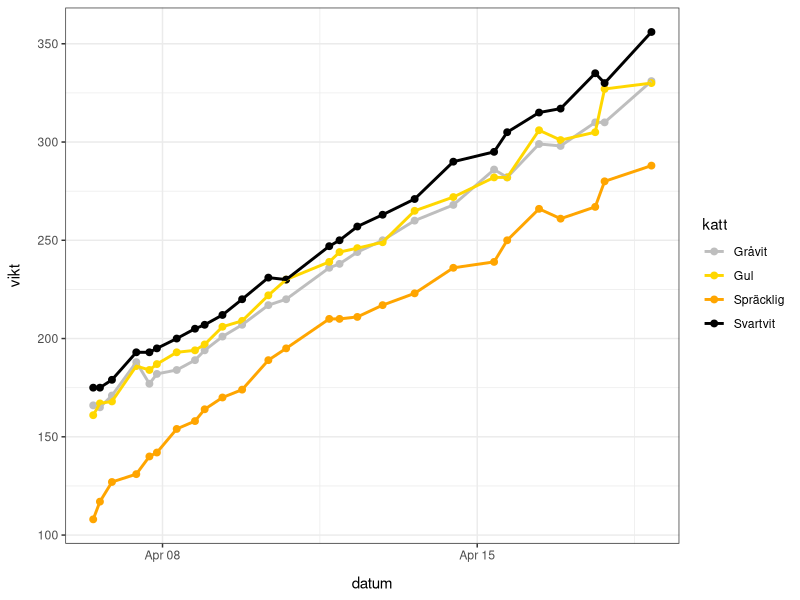
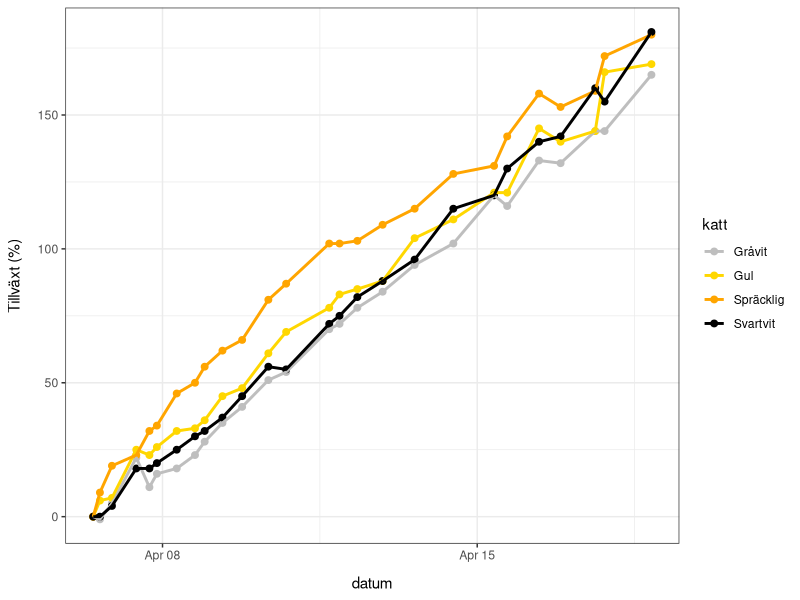

Generate these figures, in order, with R:
## ---- chunk 1
#| echo: false
# Load packages.
r.packages <- 
  "readxl dplyr tidyr ggplot2 viridis RColorBrewer ggthemes"

import <- function(x)
 x |> trimws() |> strsplit("\\s+") |> unlist() |>
  lapply(function(x) library(x, character.only = TRUE)) |>
  invisible() |> 
  suppressWarnings() |> 
  suppressMessages()

r.packages |> import()
## ---- chunk 2
#| echo: false
#| WARNING: FALSE
# read data

data<- read_xlsx(path="kattungar.xlsx", col_names = TRUE) |> 
  rename(Svartvit = SV, Gråvit = GV, Spräcklig = Sp, Gul = G) 


data_long<- data |> select("Svartvit","Gråvit","Spräcklig","Gul", "datum") |> 
  gather(key = "katt", value = "vikt", c("Svartvit","Gråvit","Spräcklig","Gul")) |>
  arrange(katt, datum) |>
  group_by(katt) |>
  mutate(tillväxt = vikt - first(vikt)) |>
  ungroup()

## ---- chunk 3
#| echo: FALSE

colorset<- c("Svartvit" = "black",
             "Gråvit"="grey",
             "Spräcklig"="orange", 
             "Gul" = "gold1")
ggplot(data=data_long, aes(x=datum, y=vikt, color=katt)) +
    geom_point(stat="identity", size = 2) +
    geom_line(linewidth = 1) + 
    scale_color_manual(values = colorset) +
    theme_bw() + 
    theme(axis.title.y = element_text(margin = margin(t = 0, r = 10, b = 0, l = 0)),
            axis.title.x = element_text(margin = margin(t = 10, r = 0, b = 0, l = 0)))

ggplot(data=data_long, aes(x=datum, y=tillväxt, color=katt)) +
    geom_point(stat="identity", size = 2) +
    geom_line(linewidth = 1) + 
    scale_color_manual(values = colorset) +
    ylab("Tillväxt (%)") +
    theme_bw() + 
    theme(axis.title.y = element_text(margin = margin(t = 0, r = 10, b = 0, l = 0)),
            axis.title.x = element_text(margin = margin(t = 10, r = 0, b = 0, l = 0)))
